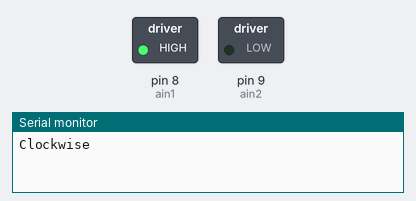
This sketch was run on a simulated Arduino Uno, built with avr-gcc and run on an emulated ATmega328P. Shown: switched loads named in the sketch (green lamp = pin HIGH), the last lines printed to the serial monitor.

Above: at 1.5 s.
At 3.5 s:
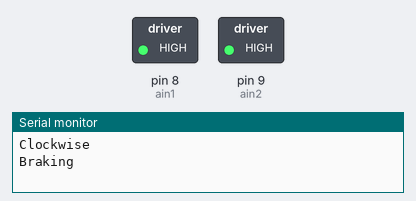
At 5.5 s:
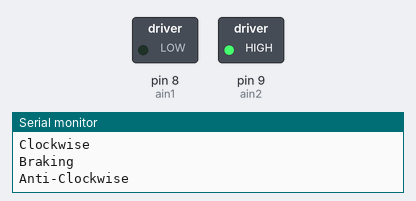
Timing chart, 0 to 10.4 s (numbered marks = the images above):
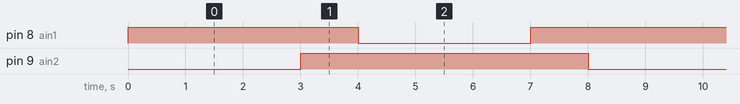

Measured:
- by itself, pin 8 (ain1): repeats every 8.0 s: LOW 3.0 s, HIGH 5.0 s
- by itself, pin 9 (ain2): alternates HIGH for 5.0 s and LOW for 3.0 s
- by itself, everything shown: repeats every 8.0 s, in 4 steps

The sketch:

motorTest.ino
```cpp
/*
Gizmo Project Fall/Winter 2017
(c) Frederic Macher and affiliates
Last modified: 27/11/17
Next steps: check multiple motor controls
*/

int ain1 = 8;
int ain2 = 9;

void setup(){
  pinMode(ain1,OUTPUT);  //Logic pins are also set as output
  pinMode(ain2,OUTPUT);
  Serial.begin(9600);
}

void loop(){

  /*CLOCKWISE MOTION:
     + ain1 = HIGH
     + ain2 = LOW
  */
  digitalWrite(ain1,HIGH);
  digitalWrite(ain2,LOW);

  Serial.println("Clockwise");

  //Clockwise for 3 secs
  delay(3000);

  /*STOPPING:
     + ain1 = HIGH
     + ain2 = LOW
  */
  digitalWrite(ain1,HIGH);
  digitalWrite(ain2,HIGH);

  Serial.println("Braking");

  delay(1000);

  /*STOPPING:
     + ain1 = LOW
     + ain2 = HIGH
  */
  digitalWrite(ain1,LOW);
  digitalWrite(ain2,HIGH);

  Serial.println("Anti-Clockwise");

  delay(3000);

  //TO PAUSE THE MOTOR
  digitalWrite(ain1,HIGH);
  digitalWrite(ain2,HIGH);

  Serial.println("On Pause");

  delay(1000);
 }
```
